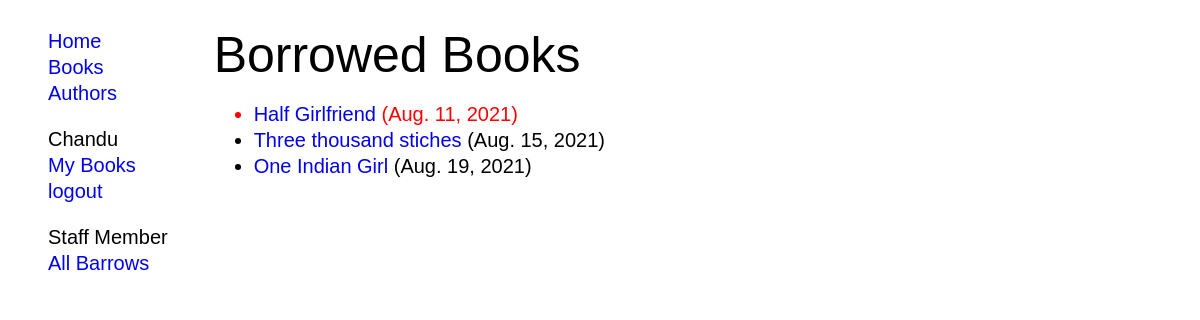
The app's page /catalog/mybooks/ (signed in) with its own data.
### catalog/models.py (models this page shows, shortened)
class BookInstance(models.Model):
    id = models.UUIDField(primary_key=True, default=uuid.uuid4, help_text='Unique ID for this particular book across whole library')
    book = models.ForeignKey('Book', on_delete=models.RESTRICT, null=True)
    imprint = models.CharField(max_length=200)
    due_back = models.DateField(null=True, blank=True)
    borrower = models.ForeignKey(User, on_delete= models.SET_NULL,null=True)
    LOAN_STATUS = (
        ('m', 'Maintenance'),
        ('o', 'On loan'),
        ('a', 'Available'),
        ('r', 'Reserved'),
    )
    status = models.CharField(
        max_length=1,
        choices=LOAN_STATUS,
        blank=True,
        default='m',
        help_text='Book availability',
    )
    class Meta:
        ordering = ['due_back']
        permissions =(('can_mark_returned','set book as returned'),)
    @property
    def is_overdue(self):
        if self.due_back and date.today() > self.due_back:
            return True
        return False

class Book(models.Model):
    title = models.CharField(max_length=50, help_text="enter name of the book (eg: pristage)")
    isbn =models.CharField('ISBN',max_length=13, unique=True,
                                         help_text='13 Character <a href="https://www.isbn-international.org/content/what-isbn">ISBN number</a>')
    author = models.ForeignKey('Author', on_delete=models.SET_NULL, null=True)
    summary =models.TextField(max_length=1000, help_text='enter a breif summary of the book')
    genre= models.ManyToManyField(Genre, help_text='select genre of the book')
    def get_absolute_url(self):
        return reverse('book_details', args=[str(self.id)])
    def display_genre(self):
        return ', '.join(genre.name for genre in self.genre.all()[:3])
    display_genre.short_description="genre"

### catalog/views.py (the view)
# urls.py: path('mybooks/',views.LoanedBooksByUserListView.as_view(),name='my_books'),
class LoanedBooksByUserListView(LoginRequiredMixin, generic.ListView):
	model= BookInstance
	template_name = 'bookinstance_borrowed_by_user.html'
	paginate_by=10
	def get_queryset(self):
		return BookInstance.objects.filter(borrower =self.request.user).filter(status__exact='o').order_by('due_back')

### catalog/templates/bookinstance_borrowed_by_user.html (shortened to what this page needs)
{% extends 'base_template.html'%}
{% block content%}
<h2>Borrowed Books</h2>
<ul>
{% for bookinst in bookinstance_list%}
<li class="{% if bookinst.is_overdue%} text-danger {%endif%}"><a href="{{bookinst.book.get_absolute_url}}">{{bookinst.book.title}}</a> ({{bookinst.due_back}})</li>
{%endfor%}
</ul>
{% endblock%}

### catalog/templates/base_template.html (shortened to what this page needs)
<!DOCTYPE html>
{% load static %}
<html>
<head>
  <link rel="stylesheet" type="text/css" href="{% static 'css/styles.css'%}">
</head>
<body>
	<aside>
		{%block sidebar%}
		<ul>
			<li><a href="{% url 'index' %}">Home</a> </li>
			<li><a href="{% url 'books' %}">Books</a> </li>
			<li><a href="{% url 'authors' %}">Authors</a> </li>
		</ul>
		<ul>
			{%if user.is_authenticated %}
			<li class="capitalize">{{request.user}}</li>
			<li class=""><a href="{% url 'my_books' %}">My Books</a></li>
			<li><a href="{% url 'logout' %}">logout</a></li>
			{%else%}
			<li><a href="{% url 'login' %}">login</a></li>
			{%endif%}
			</ul>
		<ul>
			{%if perms.catalog.can_mark_returned %}
			<li>Staff Member</li>
			<li><a href="{% url 'all_books' %}">All Barrows</a></li>
			{%endif%}
		</ul>
		{%endblock%}
	</aside>
	<section>
		{%block content%}
		{%endblock%}
</body>
</html>

### catalog/static/styles.css (style rules this page uses)
html { font-size: 10px; }
body { font-family: arial,sans-serif; font-size: 2em; display: grid; grid-template-columns: 1fr 5fr; grid-template-areas: "aside section"; grid-gap: 10px; }
h1,h2,h3,h4,h5,h6 { text-transform: capitalize; line-height: 0.2; font-weight: normal; }
h2 { font-size: 2.5em; }
aside { grid-area: aside; }
section { grid-area: section; }
a { text-decoration: none; }
aside li { list-style: none; }
li { line-height: 1.3; }
.text-danger { color: red; }
.capitalize { text-transform: capitalize; }

### records on screen
BookInstance: book "Half Girlfriend", due_back "Aug. 11, 2021"
BookInstance: book "Three thousand stiches", due_back "Aug. 15, 2021"
BookInstance: book "One Indian Girl", due_back "Aug. 19, 2021"

### other values on screen
{{ request.user }} "Chandu"
